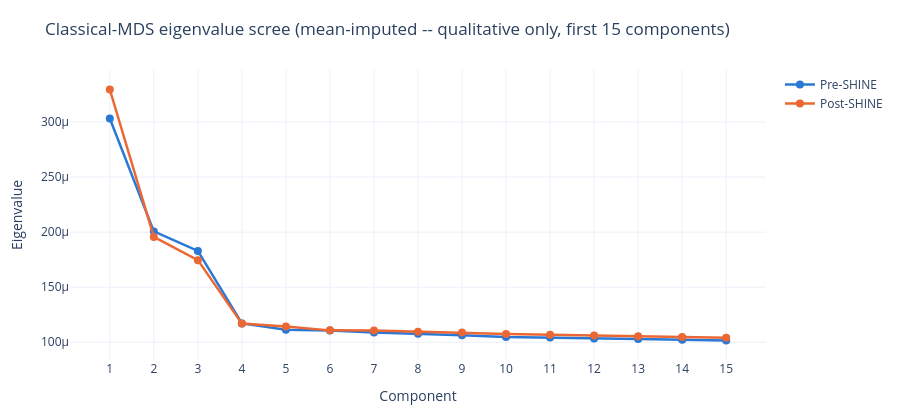

Write notebook code for a chart like this one.
### Markdown cell above
### 1.1 Eigenvalue scree (classical MDS, raw RDM)

**Caveat -- read before interpreting this plot.** Classical (Torgerson) MDS eigenvalues require a
*complete* distance matrix, so the ~36% of missing pairs are mean-imputed first. This repo's own
`SpAM_Simulations/empirical/gt_construction.py` measured that this is invalid at this exact
coverage level: mean-imputed pairs are mutually equidistant, which manufactures rank rather than
revealing it (a synthetic **rank-8** ground truth put through the identical mask+fill reported an
**effective rank of ~193**, statistically indistinguishable from noise). Our own numbers below land
in the same regime. This plot is kept as a literal, qualitative view per the original ask -- it is
**not** a validated dimensionality estimate. Section 1.3's SMACOF stress scree (no imputation) is
the project's validated alternative.

### Code cell
MAX_DIMS = 15
MDS_DIMS = list(range(2, MAX_DIMS + 1))

eigenvalues = {c: classical_mds_eigenspectrum(rdm[c]) for c in COHORTS}
for c in COHORTS:
    print(f"  {COHORT_LABEL[c]}: effective rank (mean-imputed classical MDS) = {effective_rank(eigenvalues[c])} of 725 -- see caveat above")

fig_eigenvalue_scree(eigenvalues, MAX_DIMS).show()

### Figure 1 — Plotly figure (JSON) as saved in the notebook; plotly's stock layout.template omitted (floating-point values rounded to 4 significant figures)
{"data": [{"line": {"color": "#2a78d6", "width": 2.5}, "marker": {"color": "#2a78d6", "size": 8}, "mode": "lines+markers", "name": "Pre-SHINE", "type": "scatter", "x": [1, 2, 3, 4, 5, 6, 7, 8, 9, 10, 11, 12, 13, 14, 15], "y": [0.0003032, 0.0002007, 0.0001829, 0.0001171, 0.0001114, 0.0001106, 0.0001088, 0.0001078, 0.0001065, 0.0001049, 0.0001044, 0.0001034, 0.0001029, 0.0001022, 0.0001016]}, {"line": {"color": "#eb6834", "width": 2.5}, "marker": {"color": "#eb6834", "size": 8}, "mode": "lines+markers", "name": "Post-SHINE", "type": "scatter", "x": [1, 2, 3, 4, 5, 6, 7, 8, 9, 10, 11, 12, 13, 14, 15], "y": [0.0003295, 0.0001957, 0.0001746, 0.0001169, 0.0001144, 0.0001108, 0.0001108, 0.0001096, 0.0001088, 0.0001074, 0.0001069, 0.0001061, 0.0001054, 0.0001047, 0.0001041]}], "layout": {"height": 420, "margin": {"b": 60, "l": 70, "r": 40, "t": 70}, "title": {"text": "Classical-MDS eigenvalue scree (mean-imputed -- qualitative only, first 15 components)"}, "xaxis": {"tickvals": [1, 2, 3, 4, 5, 6, 7, 8, 9, 10, 11, 12, 13, 14, 15], "title": {"text": "Component"}}, "yaxis": {"title": {"text": "Eigenvalue"}}}}
